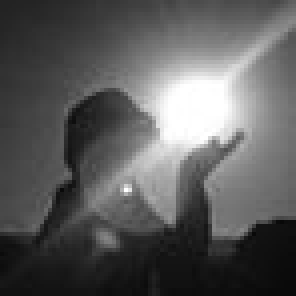
#> input picture imagenes/Perfiles_Ciudadania_Italiana_Caba/1016262_10200678459698754_1772683732_n.jpg, 74 x 74 px, found by its file name (shown 4 times larger); its folder holds 4 pictures in this run
$ python ds_modelo.py   (older library calls are emulated)
#> lines starting #> are read from the running program, lines starting #| are printed output that depends on the picture
### scripts/acc_func.py
# -*- coding: utf-8 -*-
"""
Created on Tue Aug 13 13:40:18 2019

@author: lione
"""

from google.cloud import vision
from google.cloud.vision import types
import io
import os
from PIL import Image, ImageDraw
import cv2
import numpy as np
import pandas as pd
import random

# [7 lines left out: function label_list, not called in this run]


###función que se conecta a la API de Google para recuperar Labels

os.environ['GOOGLE_APPLICATION_CREDENTIALS'] = str('C:\\Users\\lione\\Imagenes-5cc20b0b7936.json')###seteo path a credencial de la API

client = vision.ImageAnnotatorClient()###instancio el cliente. No se puede hacer dentro de la función porque existe un Rate Limit

# [14 lines left out: function detect_label, not called in this run]

###comienzan funciones de extrancción de atributos globales!!!

###genera el histograma de colores para cada canal
def hist1d(img, bins, vec): ###imagen, cantidad de bins para el hist, vector al cual agregar valores
    color = ('b','g','r')
    hist_can=list()
    for channel,col in enumerate(color):
        histr = cv2.calcHist([img],[channel],None,[bins],[0,256])
        hist_can.extend([int(x) for x in histr])

    vec.extend(hist_can)


###genera histograma en 3d
def hist3d(img, bins, vec): ###imagen, cantidad de bins para el hist, vector al cual agregar valores


    hist=cv2.calcHist([img], [0, 1, 2], None,	bins, [0, 256, 0, 256, 0, 256])
    hist=hist.flatten()
    vec.extend(hist)

def edges(img, vec, umbral1, umbral2):
        edges = cv2.cvtColor(img, cv2.COLOR_BGR2GRAY)
        edges = cv2.Laplacian(edges,2, 3)

        ###edges[edges<50]=0
        edges=cv2.calcHist([edges],[0],None,[256],[0,256])
        edges=list(edges.flatten())
        px_e=sum(edges[umbral1:])
        px_e_f=sum(edges[umbral2:])
        try:
            ppf=px_e_f/px_e
            ppf=ppf*100
            ppf=int(ppf)
        except:
            ppf=0
        vec.append(px_e)
        vec.append(px_e_f)
        vec.append(ppf)
        vec.extend(edges)

###genera estadísticos descriptivos para el histograma en 1d
# [39 lines left out: functions est_1d, est_3d, not called in this run]

#########funciones para construir los datasets de las muestras, no los de entrenamiento!!!######
###Extraigo los Global_Feat de las nuevas muestras y genero un archivo de salida

def glob_feat(path, salida):###toma dos parámetros, el path a la carpeta que contiene las impagenes, y el path+nombre de archivo de la salida
###path debe ir sin los \\
###salida debe incruir la extensión. csv
###todo debe ir como string
    archivo=list()

    ###genero df por tipo de feature - a su interior pueden seguir segmentandose x total/sup/inf/cent

    ###bins
    ###imagen total
    bins1dt=256
    bins3dt=[8,8,8]
    binsedt=250

    ###imagen segmentos
    bins1ds=80
    bins3ds=[6,6,6]
    binseds=250


    df_h1dt=list()
    df_h1ds=list()
    df_h1di=list()
    df_h1dc=list()

    df_h3dt=list()
    df_h3ds=list()
    df_h3di=list()
    df_h3dc=list()

    df_edgest=list()
    df_edgess=list()
    df_edgesi=list()
    df_edgesc=list()

    files=os.listdir(path)

    for i in files:
        try:
            archivo.append(i)
            img = Image.open(path+'\\'+i)
#> img is the input picture: PIL image 74x74 RGB; min 8, max 255, mean 91.4
            img = img.resize((74,74), Image.ANTIALIAS)
            img=np.array(img)
            sup = img[0:10, 0:74]
            inf = img[64:74, 0:74]
            cent = img[22:58, 22:58]
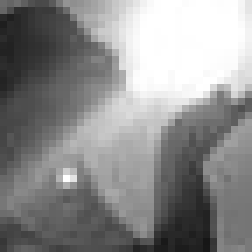
#> cent: shape (36, 36, 3) (shown 7 times larger); min 22, max 255, mean 140.3


    ###genero vectores para imagen total

            feat_vec_h1d=list()
            feat_vec_h3d=list()
            feat_vec_edges=list()

        ###vector de histograma 1d
            hist1d(img, bins1dt, feat_vec_h1d)
#> after the loop in hist1d, `for channel,col in enumerate(color):`: hist_can = 768 values, max 111 at index 255, min 0 at index 0, mean 21.39


        ###vector de histograma 3d

            hist3d(img, bins3dt, feat_vec_h3d)
#> in hist3d, `hist=hist.flatten()`: hist = 512 values, max 1226 at index 146, min 0 at index 1, mean 10.7


        ###vector de edges
            edges(img, feat_vec_edges, 40, 90)
#> in edges, `edges = cv2.Laplacian(edges,2, 3)`:
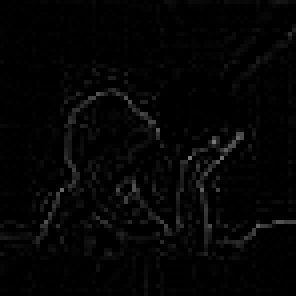
#> edges: shape (74, 74) uint16 (shown 4 times larger); min 0, max 121, mean 4.5
#> in edges, `edges=cv2.calcHist([edges],[0],None,[256],[0,256])`: edges = 256 values, max 2907 at index 0, min 0 at index 52, mean 21.39
#> in edges, `px_e=sum(edges[umbral1:])`: px_e = 125
#> in edges, `px_e_f=sum(edges[umbral2:])`: px_e_f = 9
#> in edges, `ppf=px_e_f/px_e`: ppf = 0.072
#> in edges, `ppf=ppf*100`: ppf = 7.2
#> in edges, `ppf=int(ppf)`: ppf = 7

            df_h1dt.append(feat_vec_h1d)
            df_h3dt.append(feat_vec_h3d)
            df_edgest.append(feat_vec_edges)

        ###genero vectores para superior

            feat_vec_h1d=list()
            feat_vec_h3d=list()
            feat_vec_edges=list()

        ###vector de histograma 1d
            hist1d(sup, bins1ds, feat_vec_h1d)


        ###vector de histograma 3d

            hist3d(sup, bins3dt, feat_vec_h3d)

        ###vector de edges
            edges(sup, feat_vec_edges, 40, 90)

            df_h1ds.append(feat_vec_h1d)
            df_h3ds.append(feat_vec_h3d)
            df_edgess.append(feat_vec_edges)

        ###genero vectores para inferior

            feat_vec_h1d=list()
            feat_vec_h3d=list()
            feat_vec_edges=list()

        ###vector de histograma 1d
            hist1d(inf, bins1ds, feat_vec_h1d)


        ###vector de histograma 3d

            hist3d(inf, bins3dt, feat_vec_h3d)

        ###vector de edges
            edges(inf, feat_vec_edges, 40, 90)

            df_h1di.append(feat_vec_h1d)
            df_h3di.append(feat_vec_h3d)
            df_edgesi.append(feat_vec_edges)

        ###genero vectores para centro

            feat_vec_h1d=list()
            feat_vec_h3d=list()
            feat_vec_edges=list()

        ###vector de histograma 1d

            hist1d(cent, bins1ds, feat_vec_h1d)


        ###vector de histograma 3d

            hist3d(cent, bins3dt, feat_vec_h3d)

        ###vector de edges
            edges(cent, feat_vec_edges, 40, 90)
#> call 4 of edges, with umbral1 = 40, umbral2 = 90
#> in edges (call 4), `edges = cv2.Laplacian(edges,2, 3)`:
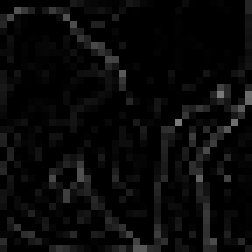
#> edges: shape (36, 36) uint16 (shown 7 times larger); min 0, max 121, mean 9
#> in edges (call 4), `edges=cv2.calcHist([edges],[0],None,[256],[0,256])`: edges = 256 values, max 681 at index 0, min 0 at index 41, mean 5.06
#> in edges (call 4), `px_e=sum(edges[umbral1:])`: px_e = 79
#> in edges (call 4), `px_e_f=sum(edges[umbral2:])`: px_e_f = 8
#> in edges (call 4), `ppf=px_e_f/px_e`: ppf = 0.101
#> in edges (call 4), `ppf=ppf*100`: ppf = 10.13
#> in edges (call 4), `ppf=int(ppf)`: ppf = 10

            df_h1dc.append(feat_vec_h1d)
            df_h3dc.append(feat_vec_h3d)
            df_edgesc.append(feat_vec_edges)


        except:
            pass
#> pass 2 of the loop in glob_feat, `for i in files:`:
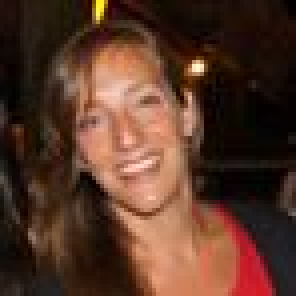
#> input picture imagenes/Perfiles_Ciudadania_Italiana_Caba/11024202_10205976345067013_6166000511789763881_n.jpg, 74 x 74 px, found by its file name (shown 4 times larger)
#> in glob_feat, img is the input picture: PIL image 74x74 RGB; mean R, G, B 87.2, 54.6, 39.9
#> in edges (call 5), `edges = cv2.Laplacian(edges,2, 3)`:
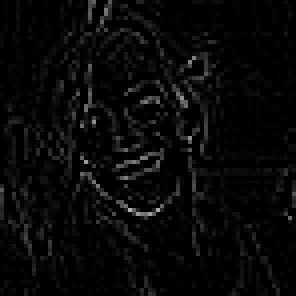
#> edges: shape (74, 74) uint16 (shown 4 times larger); min 0, max 182, mean 8.6
#> in edges (call 5), `edges=cv2.calcHist([edges],[0],None,[256],[0,256])`: edges = 256 values, max 2748 at index 0, min 0 at index 75, mean 21.39
#> px_e = 308
#> px_e_f = 52
#> in edges (call 5), `ppf=px_e_f/px_e`: ppf = 0.169
#> in edges (call 5), `ppf=ppf*100`: ppf = 16.88
#> in edges (call 5), `ppf=int(ppf)`: ppf = 16
#> in edges (call 8), `edges = cv2.Laplacian(edges,2, 3)`:
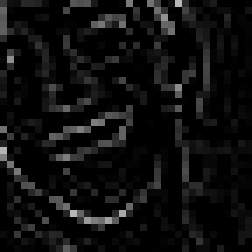
#> edges: shape (36, 36) uint16 (shown 7 times larger); min 0, max 182, mean 14.6
#> in edges (call 8), `edges=cv2.calcHist([edges],[0],None,[256],[0,256])`: edges = 256 values, max 672 at index 0, min 0 at index 46, mean 5.06
#> px_e = 169
#> px_e_f = 44
#> in edges (call 8), `ppf=px_e_f/px_e`: ppf = 0.26
#> in edges (call 8), `ppf=ppf*100`: ppf = 26.04
#> in edges (call 8), `ppf=int(ppf)`: ppf = 26
#> pass 3 of the loop in glob_feat, `for i in files:`:
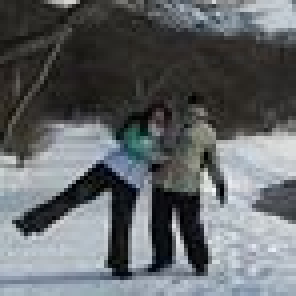
#> input picture imagenes/Perfiles_Ciudadania_Italiana_Caba/12243178_10207957717598827_8273211230624243151_n.jpg, 74 x 74 px, found by its file name (shown 4 times larger)
#> in glob_feat, img is the input picture: PIL image 74x74 RGB; mean R, G, B 98.7, 102.4, 104.8
#> in edges (call 9), `edges = cv2.Laplacian(edges,2, 3)`:
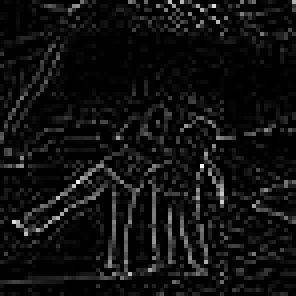
#> edges: shape (74, 74) uint16 (shown 4 times larger); min 0, max 309, mean 19; drawn with min black and max white
#> in edges (call 9), `edges=cv2.calcHist([edges],[0],None,[256],[0,256])`: edges = 256 values, max 2775 at index 0, min 0 at index 137, mean 21.38
#> px_e = 893
#> px_e_f = 312
#> in edges (call 9), `ppf=px_e_f/px_e`: ppf = 0.349
#> in edges (call 9), `ppf=ppf*100`: ppf = 34.94
#> in edges (call 9), `ppf=int(ppf)`: ppf = 34
#> in edges (call 12), `edges = cv2.Laplacian(edges,2, 3)`:
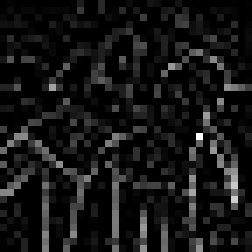
#> edges: shape (36, 36) uint16 (shown 7 times larger); min 0, max 309, mean 25.9; drawn with min black and max white
#> in edges (call 12), `edges=cv2.calcHist([edges],[0],None,[256],[0,256])`: edges = 256 values, max 659 at index 0, min 0 at index 63, mean 5.06
#> px_e = 299
#> px_e_f = 120
#> in edges (call 12), `ppf=px_e_f/px_e`: ppf = 0.401
#> in edges (call 12), `ppf=ppf*100`: ppf = 40.13
#> in edges (call 12), `ppf=int(ppf)`: ppf = 40
#> the loop made 4 passes; the first 3 are shown

    ###armo data set´s

    df_h1dt=pd.DataFrame(df_h1dt)
    n_cols=df_h1dt.shape[1]
#> n_cols = 768
    labels=['df_h1dt'+str(x) for x in list(range(0,n_cols))]
    df_h1dt.columns=labels

    df_h1ds=pd.DataFrame(df_h1ds)
    n_cols=df_h1ds.shape[1]
#> n_cols = 240
    labels=['df_h1ds'+str(x) for x in list(range(0,n_cols))]
    df_h1ds.columns=labels

    df_h1di=pd.DataFrame(df_h1di)
    n_cols=df_h1di.shape[1]
    labels=['df_h1di'+str(x) for x in list(range(0,n_cols))]
    df_h1di.columns=labels

    df_h1dc=pd.DataFrame(df_h1dc)
    n_cols=df_h1dc.shape[1]
    labels=['df_h1dc'+str(x) for x in list(range(0,n_cols))]
    df_h1dc.columns=labels

    df_h3dt=pd.DataFrame(df_h3dt)
    n_cols=df_h3dt.shape[1]
#> n_cols = 512
    labels=['df_h3dt'+str(x) for x in list(range(0,n_cols))]
    df_h3dt.columns=labels

    df_h3ds=pd.DataFrame(df_h3ds)
    n_cols=df_h3ds.shape[1]
    labels=['df_h3ds'+str(x) for x in list(range(0,n_cols))]
    df_h3ds.columns=labels

    df_h3di=pd.DataFrame(df_h3di)
    n_cols=df_h3di.shape[1]
    labels=['df_h3di'+str(x) for x in list(range(0,n_cols))]
    df_h3di.columns=labels

    df_h3dc=pd.DataFrame(df_h3dc)
    n_cols=df_h3dc.shape[1]
    labels=['df_h3dc'+str(x) for x in list(range(0,n_cols))]
    df_h3dc.columns=labels

    df_edgest=pd.DataFrame(df_edgest)
    n_cols=df_edgest.shape[1]
#> n_cols = 259
    labels=['df_edgest'+str(x) for x in list(range(0,n_cols))]
    df_edgest.columns=labels

    df_edgess=pd.DataFrame(df_edgess)
    n_cols=df_edgess.shape[1]
    labels=['df_edgess'+str(x) for x in list(range(0,n_cols))]
    df_edgess.columns=labels


    df_edgesi=pd.DataFrame(df_edgesi)
    n_cols=df_edgesi.shape[1]
    labels=['df_edgesi'+str(x) for x in list(range(0,n_cols))]
    df_edgesi.columns=labels

    df_edgesc=pd.DataFrame(df_edgesc)
    n_cols=df_edgesc.shape[1]
    labels=['df_edgesc'+str(x) for x in list(range(0,n_cols))]
    df_edgesc.columns=labels


    ###paso todo a un DF

    tot=pd.concat([df_h1ds,df_h3ds, df_edgess,df_h1di,df_h3di, df_edgesi, df_h1dc,df_h3dc, df_edgesc,df_h1dt,df_h3dt, df_edgest,], axis=1)

    tot.index=archivo

    tot.to_csv(salida)

###función que obtiene las labels para las imágenes

# [130 lines left out: functions get_labels, df_labels, completo_ds, bootstrap, bootstrap_train_test, not called in this run]


### scripts/ds_modelo.py
# -*- coding: utf-8 -*-
"""
Created on Tue Aug 13 19:54:47 2019

@author: lione
"""
from acc_func import glob_feat, get_labels, df_labels, completo_ds, bootstrap
import pandas as pd
import random

###defino los path a las carpetas que contienen las imágenes que serán usadas para la construcción de train y test del modelo
path_ciu_ita='C:\\Users\\lione\\Dropbox\\imagenes\\Perfiles_Ciudadania_Italiana_Caba'
path_fio='C:\\Users\\lione\\Dropbox\\imagenes\\Perfiles_Merca_Libre_Villa_Fiorito'

###genero archivos con global features

glob_feat(path_ciu_ita, 'C:\\Users\\lione\\Dropbox\\Trabajo_perfiles\\datasets\\ciu_glob.csv')
#> (the run stopped early here; a loop or call above may not have finished)
